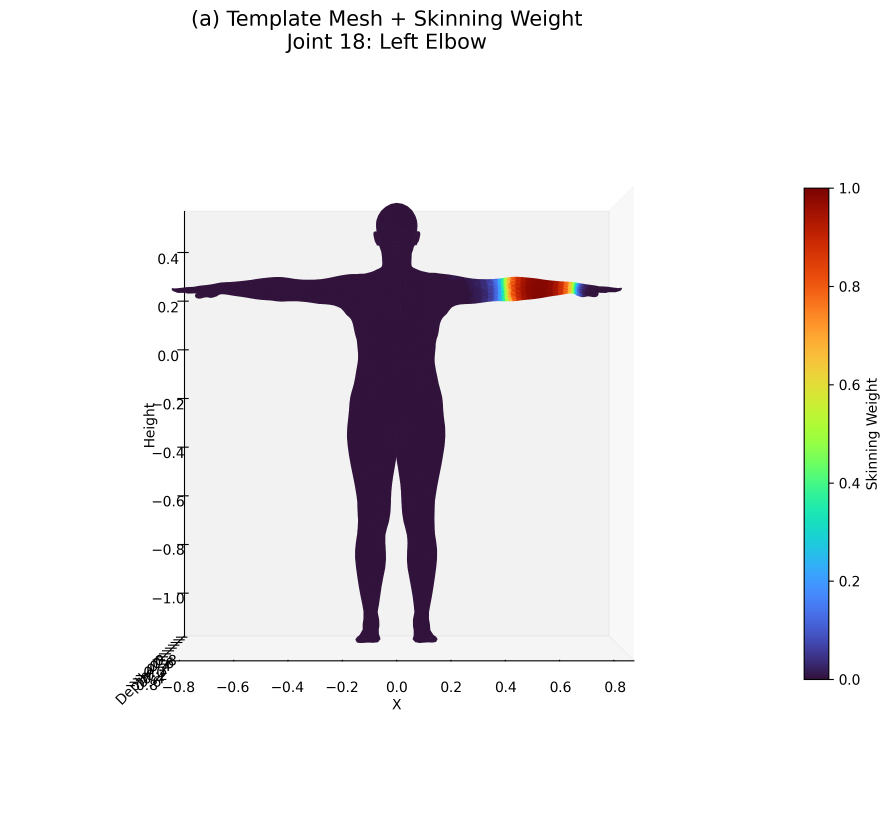
#> input picture outputs/stage_a_template_weights.png, 2670 x 2461 px (shown at 1/3 size)
$ python task6_comparison.py
#> lines starting #> are read from the running program, lines starting #| are printed output that depends on the picture
import os
from PIL import Image, ImageOps, ImageDraw, ImageFont

# ============================================================
# 1. 路径设置
# ============================================================

OUTPUT_DIR = "outputs"

image_paths = [
    os.path.join(OUTPUT_DIR, "stage_a_template_weights.png"),
    os.path.join(OUTPUT_DIR, "stage_b_shaped_joints.png"),
    os.path.join(OUTPUT_DIR, "stage_c_pose_offsets.png"),
    os.path.join(OUTPUT_DIR, "stage_d_lbs_result.png"),
]

output_path = os.path.join(
    OUTPUT_DIR,
    "comparison_grid.png"
)


# ============================================================
# 2. 检查文件是否存在
# ============================================================

for path in image_paths:
    if not os.path.exists(path):
        raise FileNotFoundError(
            f"Cannot find image: {path}"
        )

print("All four stage images found.")


# ============================================================
# 3. 读取图片
# ============================================================

images = [
    Image.open(path).convert("RGB")
    for path in image_paths
]
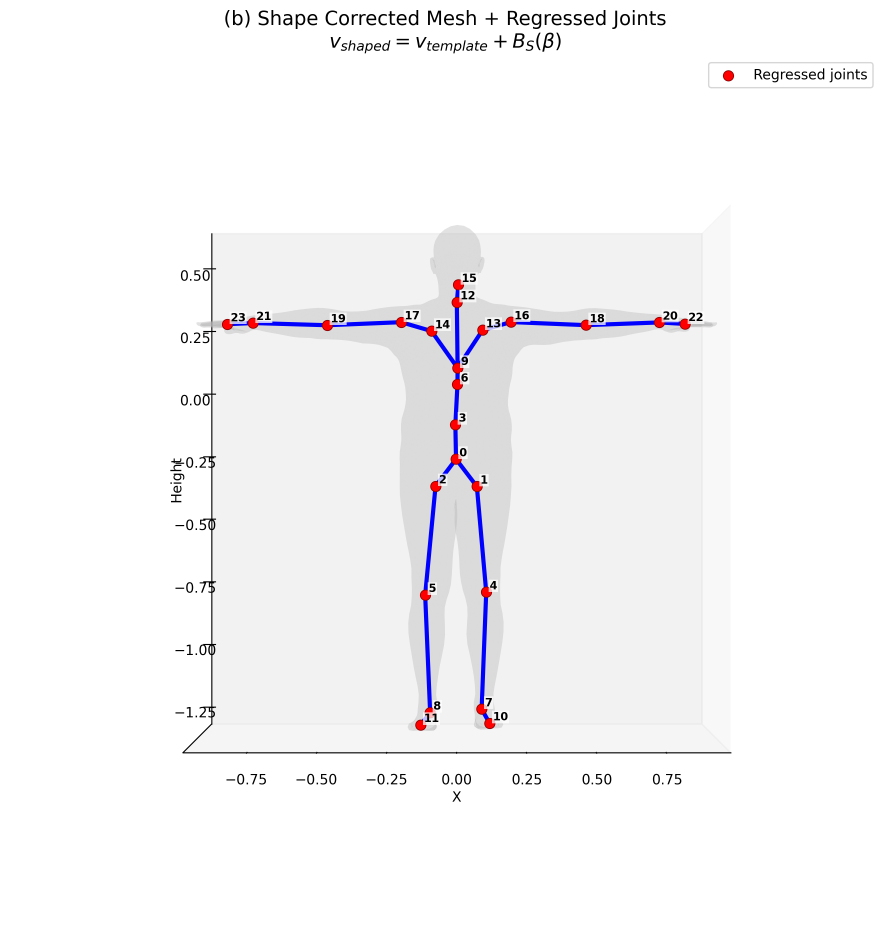
#> input picture outputs/stage_b_shaped_joints.png, 2670 x 2807 px (shown at 1/3 size)
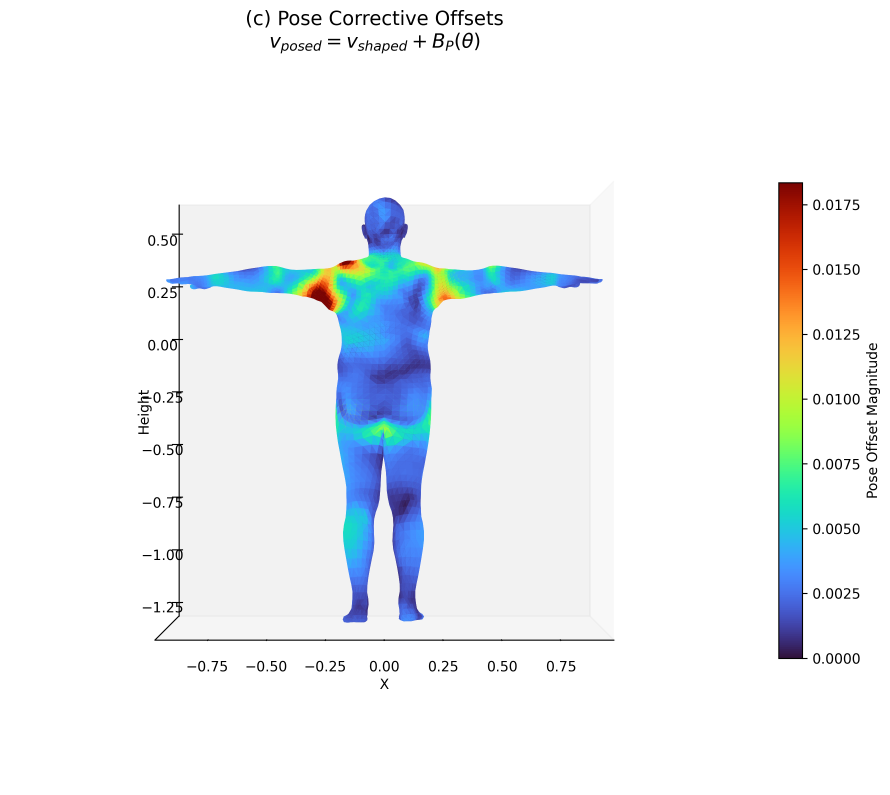
#> input picture outputs/stage_c_pose_offsets.png, 2670 x 2385 px (shown at 1/3 size)
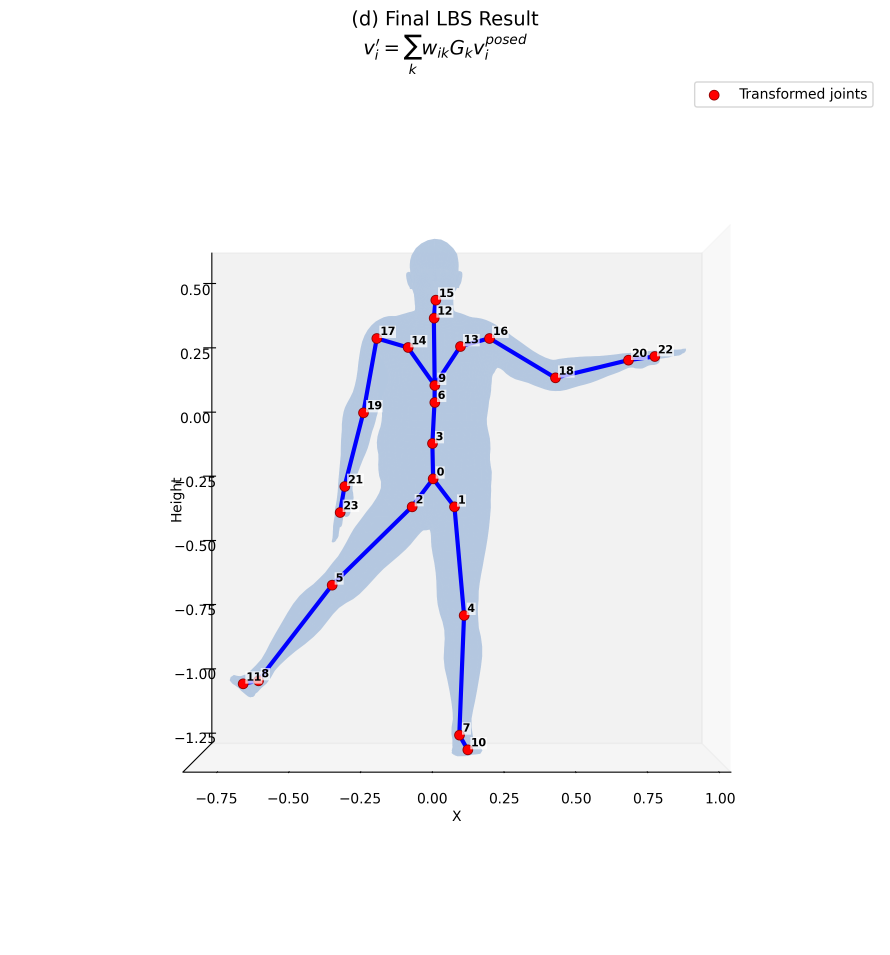
#> input picture outputs/stage_d_lbs_result.png, 2670 x 2865 px (shown at 1/3 size)
#> images = 4 items


# ============================================================
# 4. 统一每张图尺寸
# ============================================================

# 统一单图尺寸
cell_width = 1000
cell_height = 1000

processed_images = []

for img in images:

    # 保持比例缩放
    img.thumbnail(
        (cell_width, cell_height),
        Image.Resampling.LANCZOS
    )

    # 创建白色背景
    canvas = Image.new(
        "RGB",
        (cell_width, cell_height),
        "white"
    )

    # 居中
    x = (cell_width - img.width) // 2
    y = (cell_height - img.height) // 2

    canvas.paste(
        img,
        (x, y)
    )

    processed_images.append(canvas)
#> this loop made 4 passes
#> (x, y) on passes 1 to 4: (0, 39), (24, 0), (0, 53), (34, 0)
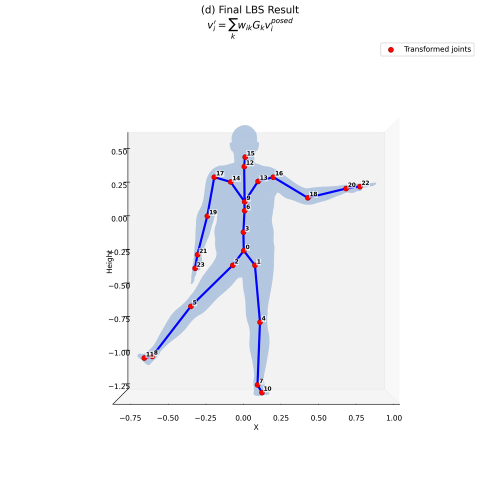
#> canvas: PIL image 1000x1000 RGB (shown at 1/2 size); mean R, G, B 245.6, 246, 248.3
#> after the loop, processed_images = 4 items


# ============================================================
# 5. 创建 2×2 总画布
# ============================================================

margin = 40
gap = 30

grid_width = (
    margin * 2
    +
    cell_width * 2
    +
    gap
)

grid_height = (
    margin * 2
    +
    cell_height * 2
    +
    gap
)

grid = Image.new(
    "RGB",
    (grid_width, grid_height),
    "white"
)
#> grid: PIL image 2110x2110 RGB; every value is 255


# ============================================================
# 6. 粘贴四张图
# ============================================================

positions = [
    (margin, margin),
    (
        margin + cell_width + gap,
        margin
    ),
    (
        margin,
        margin + cell_height + gap
    ),
    (
        margin + cell_width + gap,
        margin + cell_height + gap
    )
]

for img, pos in zip(
    processed_images,
    positions
):
    grid.paste(
        img,
        pos
    )
#> this loop made 4 passes
#> pos on passes 1 to 4: (40, 40), (1070, 40), (40, 1070), (1070, 1070)
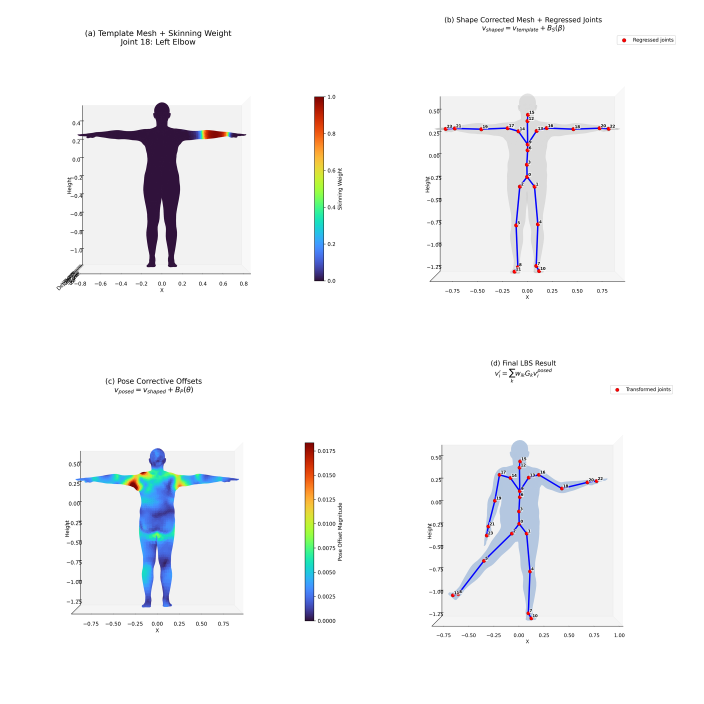
#> grid: PIL image 2110x2110 RGB (shown at 1/3 size); mean R, G, B 244.1, 244.6, 246.1


# ============================================================
# 7. 保存
# ============================================================

grid.save(
    output_path,
    quality=95
)

print(
    "Saved:",
    output_path
)

print(
    "Task 6 finished successfully."
)
